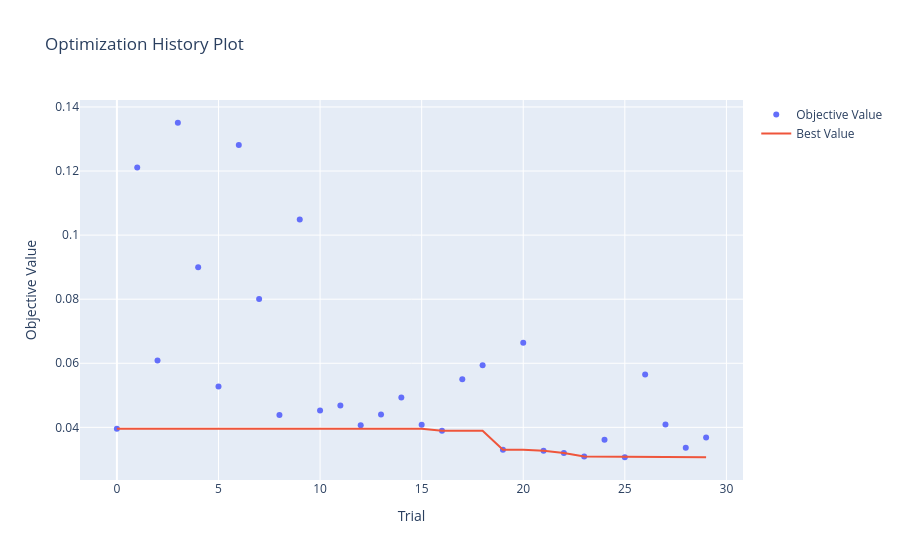

The cell this chart's notebook holds for it:
### Code cell
plot_optimization_history(study)

### Figure 1 — Plotly figure (JSON) as saved in the notebook; plotly's stock layout.template omitted (floating-point values rounded to 4 significant figures)
{"data": [{"mode": "markers", "name": "Objective Value", "type": "scatter", "x": [0, 1, 2, 3, 4, 5, 6, 7, 8, 9, 10, 11, 12, 13, 14, 15, 16, 17, 18, 19, 20, 21, 22, 23, 24, 25, 26, 27, 28, 29], "y": [0.03957, 0.1211, 0.06083, 0.1351, 0.08995, 0.05276, 0.1281, 0.08003, 0.04383, 0.1049, 0.04527, 0.04683, 0.04068, 0.04404, 0.04933, 0.04083, 0.03895, 0.05502, 0.05941, 0.033, 0.06641, 0.03266, 0.03196, 0.0309, 0.03614, 0.03067, 0.05653, 0.04092, 0.03362, 0.0368]}, {"mode": "lines", "name": "Best Value", "type": "scatter", "x": [0, 1, 2, 3, 4, 5, 6, 7, 8, 9, 10, 11, 12, 13, 14, 15, 16, 17, 18, 19, 20, 21, 22, 23, 24, 25, 26, 27, 28, 29], "y": [0.03957, 0.03957, 0.03957, 0.03957, 0.03957, 0.03957, 0.03957, 0.03957, 0.03957, 0.03957, 0.03957, 0.03957, 0.03957, 0.03957, 0.03957, 0.03957, 0.03895, 0.03895, 0.03895, 0.033, 0.033, 0.03266, 0.03196, 0.0309, 0.0309, 0.03067, 0.03067, 0.03067, 0.03067, 0.03067]}, {"marker": {"color": "#cccccc"}, "mode": "markers", "name": "Infeasible Trial", "showlegend": false, "type": "scatter", "x": [], "y": []}], "layout": {"title": {"text": "Optimization History Plot"}, "xaxis": {"title": {"text": "Trial"}}, "yaxis": {"title": {"text": "Objective Value"}}}}
